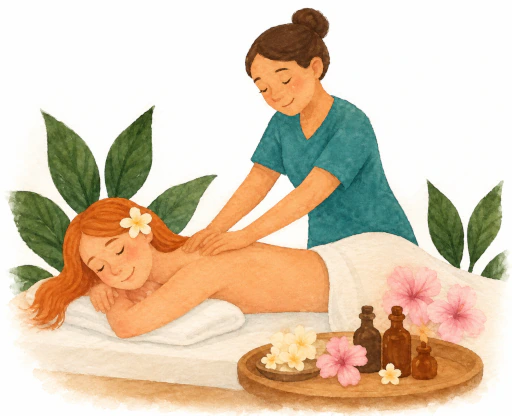
#> input picture scripts/work-with-me-employer/corporate/images/corporate-group-massage.webp, 512 x 416 px
$ python make-tints.py ../corporate/images/corporate-group-massage.webp
#> lines starting #> are read from the running program, lines starting #| are printed output that depends on the picture
#> in make, im is the input picture: PIL image 512x416 RGB; mean R, G, B 218.6, 200, 175.7
#!/usr/bin/env python3
"""Make the four tinted section pictures for the Chair Massage page from Ryan's corporate illustration (../corporate/images/corporate-group-massage.webp).

    python3 -I -B make-tints.py          writes images/chair-massage-<tone>.webp (green, teal, yellow, red), 512x416 like the source
    python3 -I -B make-tints.py --check  exit 1 if a committed picture is not what this script makes from the source

Ryan, 2026-10-30 (cloud session): asked how to picture the page when the repo has no chair-massage illustration; he chose "Recolor your corporate illustration" (hero = the
illustration already in the media library; the four section pictures = tints of it, like the Therapeutic page's green/teal/yellow/red variants of its own hero).
Each tint is a duotone: the illustration's lightness mapped onto a dark-to-light ramp of one hue. Pillow is needed to make them; where Pillow is missing (the GitHub runner), --check verifies the
committed files by the sha256 values recorded in chair-massage-content.php instead. Nothing is fetched.
"""
import hashlib
import json
import os
import re
import sys

try:
    from PIL import Image
except ImportError:   # the GitHub runner has no Pillow: --check then verifies the committed pictures against the sha256 values the builder recorded (see check_committed)
    Image = None

HERE = os.path.dirname(os.path.abspath(__file__))
SRC = os.path.join(HERE, '..', 'corporate', 'images', 'corporate-group-massage.webp')
SRC_SHA256 = '764a7ef428cbd2985156b584116f8bc196dd5c3a900e2426ff4f49f8582a747e'
OUT = os.path.join(HERE, 'images')
# tone -> (dark end, light end) of the ramp, as RGB
TONES = {
    'green':  ((22, 58, 44), (214, 236, 222)),
    'teal':   ((20, 52, 72), (210, 234, 240)),
    'yellow': ((92, 72, 18), (248, 238, 196)),
    'red':    ((96, 34, 34), (246, 220, 214)),
}


def duotone(im, dark, light):
#> called with dark = (22, 58, 44), light = (214, 236, 222)
    g = im.convert('L')
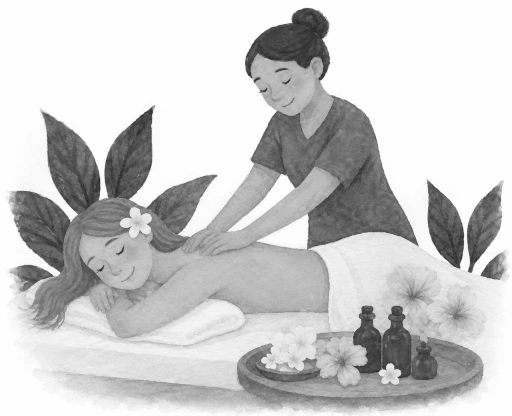
#> g: PIL image 512x416 L; min 40, max 255, mean 202.8
    lut = []
    for c in range(3):
        lut += [round(dark[c] + (light[c] - dark[c]) * v / 255) for v in range(256)]
    return Image.merge('RGB', [g.point(lut[c * 256:(c + 1) * 256]) for c in range(3)])
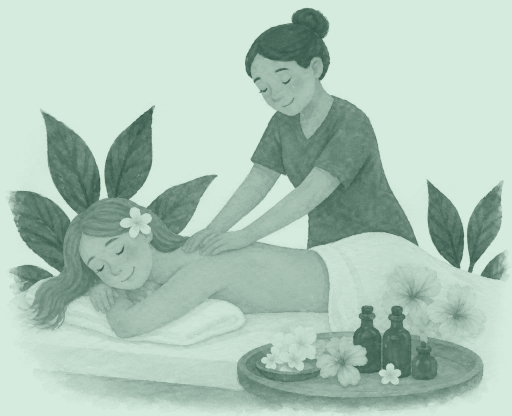
#> returned value: PIL image 512x416 RGB; mean R, G, B 174.6, 199.5, 185.5


def make(tone):
    with open(SRC, 'rb') as f:
        if hashlib.sha256(f.read()).hexdigest() != SRC_SHA256:
            raise SystemExit('the source picture is not the reviewed file')
    im = Image.open(SRC).convert('RGB')
    out = duotone(im, *TONES[tone])
    buf = os.path.join(OUT, 'chair-massage-%s.webp' % tone)
    out.save(buf, 'WEBP', quality=88, method=6)
    return buf


def check_committed():
    """Without Pillow: each committed picture must have the sha256 that chair-massage-content.php (built from these files) records for it."""
    s = open(os.path.join(HERE, 'chair-massage-content.php'), encoding='utf-8').read()
    m = re.search(r"<<<'(\w+)'\n", s)
    data = json.loads(s[m.end():s.rindex('\n' + m.group(1))])
    want = {img['name']: img['sha256'] for img in data['images']}
    bad = 0
    for tone in TONES:
        name = 'chair-massage-%s.webp' % tone
        path = os.path.join(OUT, name)
        ok = os.path.isfile(path) and hashlib.sha256(open(path, 'rb').read()).hexdigest() == want.get(name)
        print(('PASS ' if ok else 'FAIL ') + name + ' (sha256 as recorded in chair-massage-content.php; Pillow not installed, so regeneration was not checked)')
        bad += 0 if ok else 1
    return bad


if __name__ == '__main__':
    os.makedirs(OUT, exist_ok=True)
    if '--check' in sys.argv and Image is None:
        sys.exit(1 if check_committed() else 0)
    if Image is None:
        raise SystemExit('Pillow is needed to make the pictures: pip install pillow')
    if '--check' in sys.argv:
        import tempfile
        bad = 0
        for tone in TONES:
            want = os.path.join(OUT, 'chair-massage-%s.webp' % tone)
            with tempfile.TemporaryDirectory() as td:
                OUT_SAVE, OUT = OUT, td
                got = make(tone)
                OUT = OUT_SAVE
                same = os.path.isfile(want) and open(want, 'rb').read() == open(got, 'rb').read()
            print(('PASS ' if same else 'FAIL ') + os.path.basename(want))
            bad += 0 if same else 1
        sys.exit(1 if bad else 0)
    for tone in TONES:
        p = make(tone)
        print('%s  %d bytes  sha256 %s' % (os.path.relpath(p, HERE), os.path.getsize(p), hashlib.sha256(open(p, 'rb').read()).hexdigest()))
